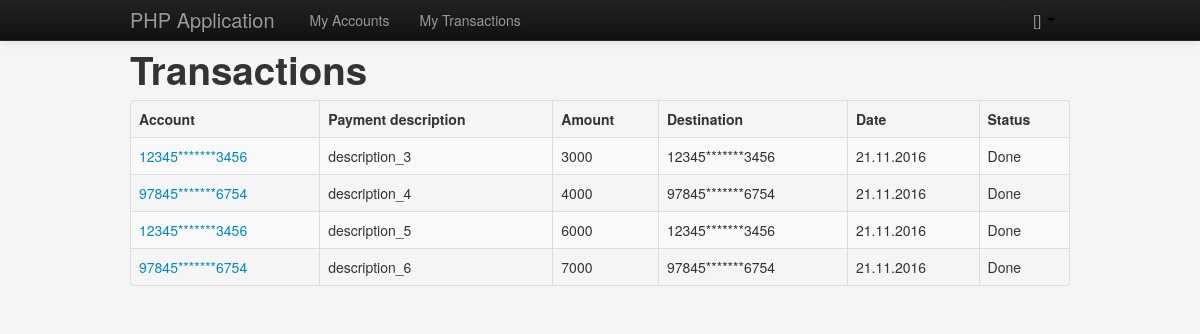
The page /src/transactions.php?uid=3 on the database its author committed.
### tables this page shows
CREATE TABLE `payments` (
  `id` INT NOT NULL AUTO_INCREMENT,
  `from_acc` VARCHAR(16) NOT NULL,
  `to_acc` VARCHAR(16) NOT NULL,
  `payment_time` DATETIME NOT NULL,
  `amount` INT NOT NULL,
  `description` VARCHAR(200) NULL,
  `status` INT NOT NULL,
  PRIMARY KEY (`id`),
  INDEX `from_idx` (`from_acc` ASC),
  INDEX `to_idx` (`to_acc` ASC),
  CONSTRAINT `payments_accounts_to`
    FOREIGN KEY (`from_acc`)
    REFERENCES accounts (`acc_num`)
    ON DELETE NO ACTION
    ON UPDATE NO ACTION,
  CONSTRAINT `payments_accounts_from`
    FOREIGN KEY (`to_acc`)
    REFERENCES accounts (`acc_num`)
    ON DELETE NO ACTION
    ON UPDATE NO ACTION);

### src/helpers.php (called while the page is built)
<?php
function mask($acc){
    return substr_replace($acc, str_repeat('*', 7), 5, 7);
}

### src/transactions.php (the view, shortened to what this page needs)
<!DOCTYPE html>
<html lang="en">
<head>
    <link rel="stylesheet" href="../web/css/bootstrap.min.css">
    <link rel="stylesheet" href="../web/css/application.css">
</head>
<body>
<div class="navbar navbar-fixed-top navbar-inverse">
    <div class="navbar-inner">
        <div class="container">
            <a href="#" class="brand">PHP Application</a>
            <ul class="nav pull-left">
                <li><a href="accounts.php?uid=<?php echo $_SESSION['userId'] ?>">My Accounts</a></li>
                <li><a href="transactions.php?uid=<?php echo $_SESSION['userId'] ?>">My Transactions</a></li>
            </ul>
            <ul class="nav pull-right">
                <li class="dropdown">
                    <a href="#" class="dropdown" data-toggle="dropdown">
                        <?php echo $_SESSION['userName'] . ' [' . strtoupper($_SESSION['roleName']) . ']'; ?>
                        <b class="caret"></b>
                    </a>
                </li>
            </ul>
        </div>
    </div>
</div>
<div class="container">
    <h1>Transactions</h1>
    <table class="table table-bordered table-striped table-hover">
        <thead>
        <tr>
            <th>Account</th>
            <th>Payment description</th>
            <th>Amount</th>
            <th>Destination</th>
            <th>Date</th>
            <th>Status</th>
        </tr>
        </thead>
        <tbody>
        <?php
        include('connect.php');
        include('helpers.php');
        if(isset($_GET['id'])){
            $query = "SELECT
                        from_acc,
                        to_acc,
                        payment_time,
                        amount,
                        description,
                        status
                      FROM `php-prj`.payments
                      WHERE from_acc = " . $_GET['id'];
            fetch($con, $query);
        } elseif (isset($_GET['uid'])){
            $query = "SELECT
                        p.from_acc,
                        p.to_acc,
                        p.payment_time,
                        p.amount,
                        p.description,
                        p.status
                      FROM accounts a
                        JOIN payments p ON a.acc_num = p.from_acc
                      WHERE a.user_id = " . $_GET['uid'];
            fetch($con, $query);
        }
        function fetch($con, $query){
            $res = mysqli_query($con, $query);
            while ($row = mysqli_fetch_assoc($res)) {
                $account = $row['to_acc'];
                $maskedAccount = mask($account);
                $description = $row['description'];
                $amount = $row['amount'];
                $destination = mask($row['to_acc']);
                $date = date('d.m.Y', strtotime($row['payment_time']));
                $status = $row['status'] == 1 ? "Done" : "In progress";
                echo "<tr>"
                    . "<td><a href='accounts.php?acc='$account'>$maskedAccount</a></td>"
                    . "<td>$description</td>"
                    . "<td>$amount</td>"
                    . "<td>$destination</td>"
                    . "<td>$date</td>"
                    . "<td>$status</td>"
                    . "</tr>";
            }
        }
        ?>
        </tbody>
    </table>
</div>
</body>
</html>

### web/css/application.css (style rules this page uses)
body { padding-top: 40px; padding-bottom: 40px; background-color: #f5f5f5; }

### rows shown on the page
payments: to_acc "12345*******3456", description "description_3", amount "3000", payment_time "21.11.2016", status "Done"
payments: to_acc "97845*******6754", description "description_4", amount "4000", payment_time "21.11.2016", status "Done"
payments: to_acc "12345*******3456", description "description_5", amount "6000", payment_time "21.11.2016", status "Done"
payments: to_acc "97845*******6754", description "description_6", amount "7000", payment_time "21.11.2016", status "Done"
